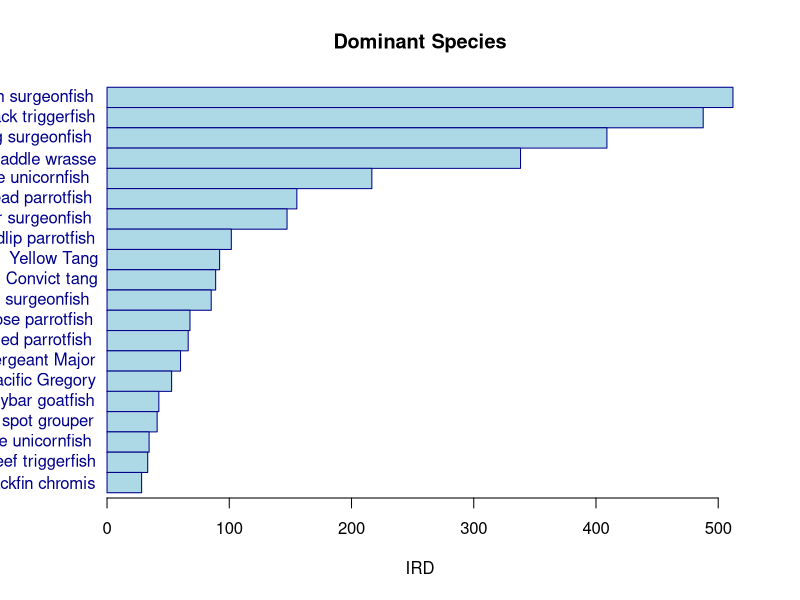
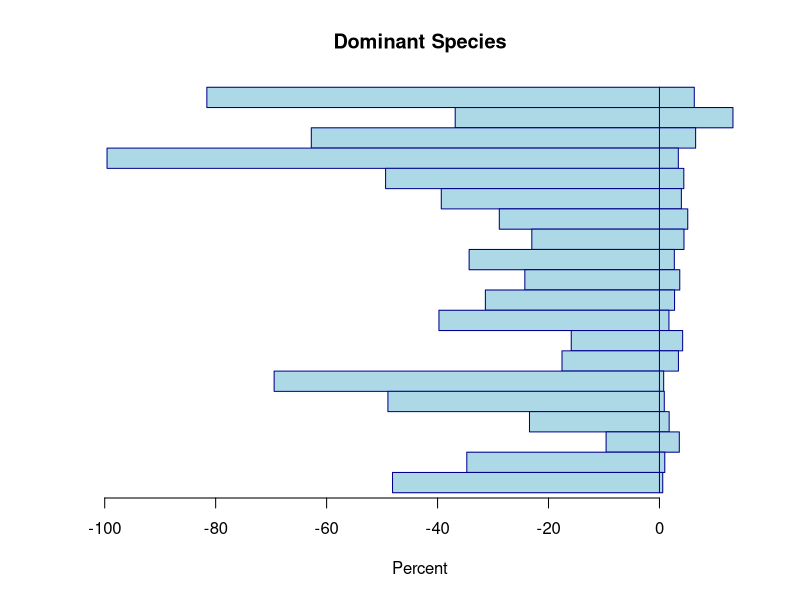

Recreate these plots in R, in order.
# Setting Up
library(tidyverse)


data.df <- read.csv("Examples/CoralReefFishAssemblages/Friedlanderetal2003_Table2.csv",stringsAsFactors = FALSE)


out.table <- data.df %>% select(Common.name,Frequency,Biomass, IRD)
write.csv(out.table,"Examples/CoralReefFishAssemblages/DisplayTable.csv",row.names = FALSE)

custom.barplot <- function(values,labels,xlab="Value"){
# values = vector with numeric values
# labels = vector with text strings
# xlab = x axis label
  
n.species <- length(values)  
y.ticks <- 1:n.species
plot(1:5,1:5,type="n",xlim=c(0,max(values)),ylim=c(n.species,1),bty="n",axes=FALSE,
      xlab = xlab,ylab="") 
axis(1)

rect(0,y.ticks-0.5,values,y.ticks+0.5,col="lightblue",border="darkblue")
if(!is.null(labels)){text(0,y.ticks,labels=labels,adj=1.1,xpd=NA,col="darkblue")}
  
}

# test the barplot
custom.barplot(data.df$IRD,labels=data.df$Common.name,xlab="IRD")
title(main="Dominant Species")
#custom.barplot(data.df$IRD,labels=NULL,xlab="IRD")



custom.tornadoplot <- function(values,labels,xlab="Value"){
  # values = data frame with 2 numeric values (plotted on same axis)
  # labels = vector with text strings
  # xlab = x axis label
  
  n.species <- dim(values)[1]  
  y.ticks <- 1:n.species
  plot(1:5,1:5,type="n",xlim=c(-max(values[,1]),max(values[,2])),ylim=c(n.species,1),bty="n",axes=FALSE,
       xlab = xlab,ylab="") 
  axis(1)

  print(par("usr"))
  rect(0,y.ticks-0.5,values[,2],y.ticks+0.5,col="lightblue",border="darkblue")
  rect(0,y.ticks-0.5,-values[,1],y.ticks+0.5,col="lightblue",border="darkblue")
  #if(!is.null(labels)){text(0,y.ticks,labels=labels,adj=1.1,xpd=NA,col="darkblue")}
  
}

custom.tornadoplot(data.df[,c("Frequency","Biomass")],labels=data.df$Common.name,xlab="Percent")
title(main="Dominant Species")


